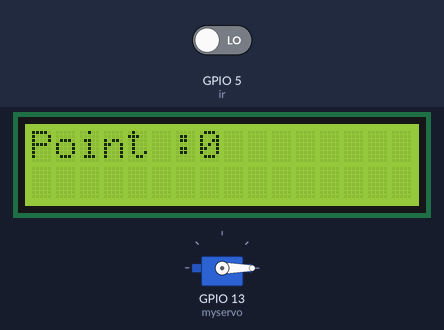
A sketch run on a simulated ESP32. Parts: servo, 16×2 character LCD. Inputs (shaded band) come from the test bench; at power-on: GPIO 5 (ir) LOW. What the sketch prints to the serial monitor is not drawn.

Above: at 1.2 s.
1.3 s: GPIO 5 (ir) driven HIGH
At 2.5 s:
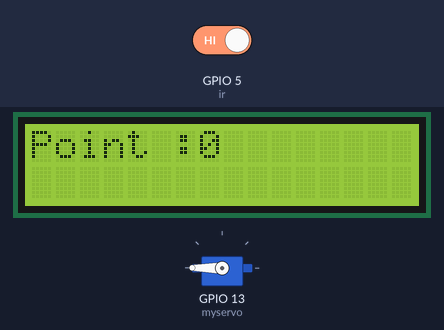
At 3.6 s:
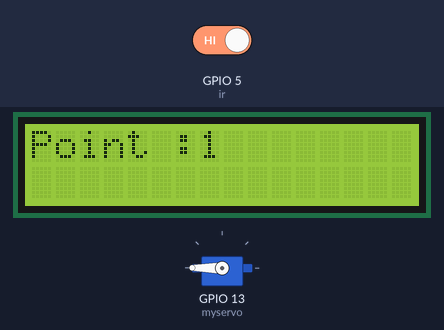
Timing chart, 0 to 5.1 s (numbered marks = the images above; inputs shaded):
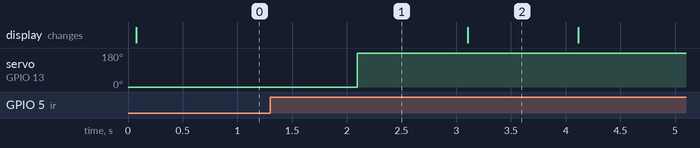

Measured:
- after the input at 1.3 s, servo on GPIO 13 (myservo): 0° → 180° after 0.79 s

The sketch:

COP19.ino
```cpp
#include <ESP32Servo.h>
#include <Wire.h>
#include <LiquidCrystal_I2C.h>
LiquidCrystal_I2C lcd(0x27, 16, 2);

Servo myservo;  //ประกาศตัวแปรแทน Servo

int ir = 5;

int point = 0;

void setup() {
  // put your setup code here, to run once:
  pinMode(ir, INPUT);
  Serial.begin(9600);
  myservo.attach(13);
  myservo.write(0);
  lcd.begin();
  lcd.backlight();
}

void loop() {
  // put your main code here, to run repeatedly:
  int val = digitalRead(ir);
  Serial.println(val);
  lcd.setCursor(0, 0);
  lcd.print("Point : ");
  lcd.setCursor(7, 0);
  lcd.print(point);
  if (val == 1) {
    myservo.write(180);
    point++;
  } else {
    myservo.write(0);
  }delay (1000);
}
```
